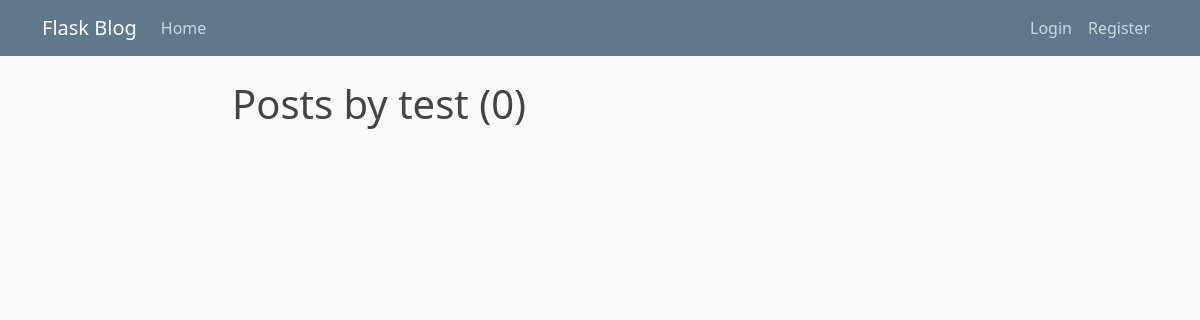
The page /user/test on the database as committed earlier.
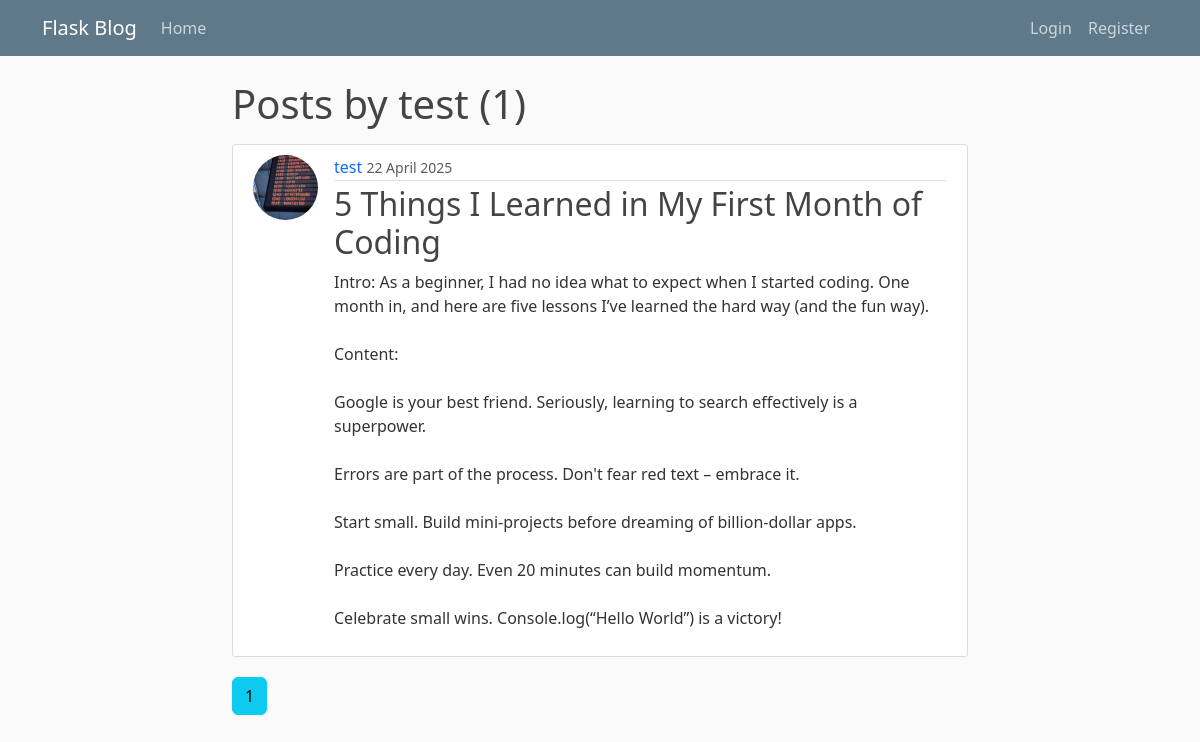
The same page on the database as committed later.
### flaskblog/models.py (models this page shows, shortened)
class Post(db.Model):
    id = db.Column(db.Integer, primary_key=True)
    title = db.Column(db.String(100), nullable=False)
    date = db.Column(db.DateTime, nullable=False, default=datetime.utcnow)
    content = db.Column(db.Text, nullable=False)
    user_id = db.Column(db.Integer, db.ForeignKey('user.id'), nullable=False)
    likes = db.relationship('Like', backref='post', lazy=True)

class User(db.Model, UserMixin):
    id = db.Column(db.Integer, primary_key=True)
    username = db.Column(db.String(20), unique=True, nullable=False)
    email = db.Column(db.String(120), unique=True, nullable=False)
    image_file = db.Column(db.String(20), nullable=False, default="default.jpg")
    password = db.Column(db.String(60), nullable=False)
    posts = db.relationship("Post", backref="author", lazy=True)

### flaskblog/users/routes.py (the view)
@users.route("/user/<string:username>")
def user_posts(username):
    page = request.args.get('page', 1, type=int)
    user = User.query.filter_by(username=username).first_or_404()
    posts = Post.query.filter_by(author=user)\
            .order_by(Post.date.desc())\
            .paginate(page=page, per_page=5)
    return render_template('user_posts.html', title='Post By ' + user.username, posts=posts, user=user)

### flaskblog/templates/user_posts.html
{% extends "layout.html" %}
{% block content %}
    <h1 class="mb-3">Posts by {{user.username}} ({{ posts.total }})</h1>
    {% for post in posts.items %}
        <article class="media content-section">
            <div class="media d-flex">
                <img class="rounded-circle article-img" src="{{ url_for('static', filename='profile_pics/' + post.author.image_file) }}" alt="">
                <div class="media-body">
                <div class="article-metadata">
                    <a class="mr-2" href="{{url_for('users.user_posts', username=post.author.username)}}">{{ post.author.username }}</a>
                    <small class="text-muted">{{ post.date.strftime("%d %B %Y") }}</small>
                </div>
                <h2><a class="article-title" href="{{ url_for('posts.post', post_id=post.id) }}">{{ post.title }}</a></h2>
                <p class="article-content">{{ post.content }}</p>
                </div>
            </div>
        </article>
    {% endfor %}
    {% for page_num in posts.iter_pages(left_edge=1, right_edge=1, left_current=1, right_current=2) %}
        {% if page_num %}
            {% if posts.page == page_num %}
                <a class="btn btn-info mb-4" href="{{ url_for('users.user_posts', username=user.username, page=page_num) }}"> {{ page_num }} </a>
            {% else %}
                <a class="btn btn-outline-info mb-4" href="{{ url_for('users.user_posts', username=user.username, page=page_num) }}"> {{ page_num }} </a>
            {% endif %}
        {% else %}
            ...
        {% endif %}
    {% endfor %}
{% endblock content %}

Rows that differ between the two databases and show on the page:
added Post: image_file (picture), author.username "test", date "22 April 2025", title "5 Things I Learned in My First Month of Coding", content "Intro: As a beginner, I had no idea what to expect when I started coding. One month in, and here are five lessons I’ve learned the hard way (and the fun way). Content: Google is your best friend. Seriously, learning to search effectively is a superpower. Errors are part of the process. Don't fear red text – embrace it. Start small. Build mini-projects before dreaming of billion-dollar apps. Practice every day. Even 20 minutes can build momentum. Celebrate small wins. Console.log(“Hello World”) is a victory!"
Other text that changed with them:
{{ posts.total }}: "0" → "1"
new list line: "1"
